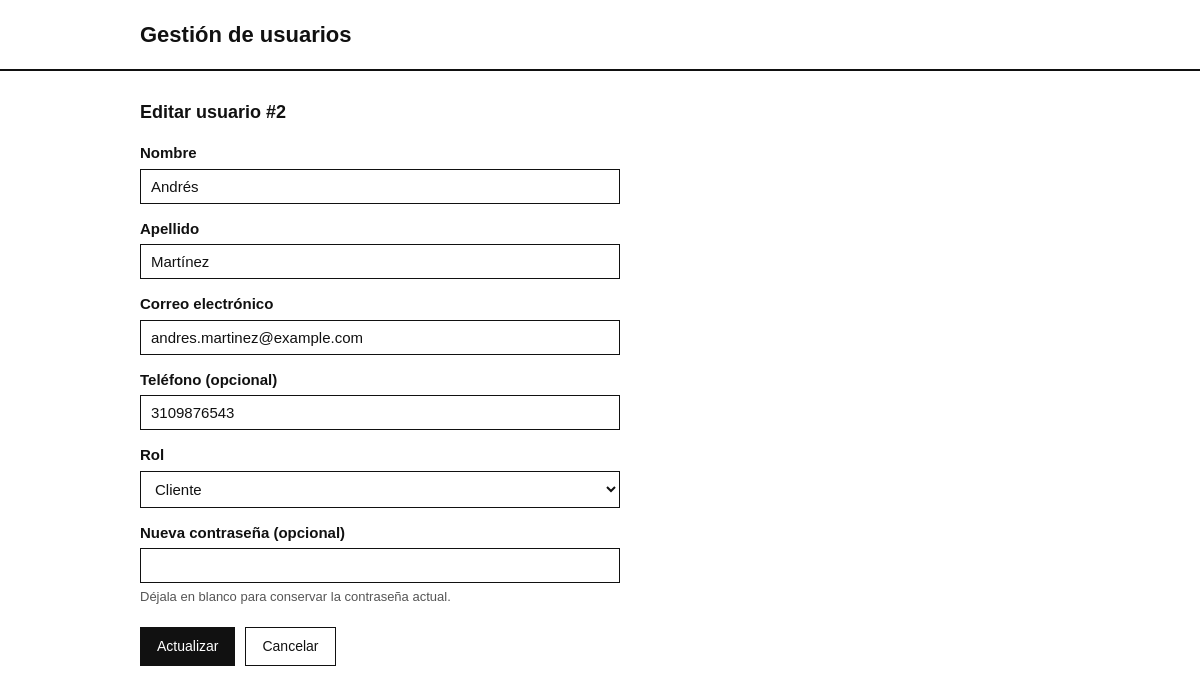
Screenshot of /crud_usuarios/editar.php?id=2 with the database file from the repository.
### tables this page shows
CREATE TABLE IF NOT EXISTS usuarios (
  id_usuario      INT NOT NULL AUTO_INCREMENT,
  nombre          VARCHAR(80)  NOT NULL,
  apellido        VARCHAR(80)  NOT NULL,
  correo          VARCHAR(120) NOT NULL,
  contrasena_hash VARCHAR(255) NOT NULL,
  telefono        VARCHAR(20)  DEFAULT NULL,
  rol             VARCHAR(20)  NOT NULL DEFAULT 'cliente',
  fecha_registro  DATETIME     NOT NULL DEFAULT CURRENT_TIMESTAMP,
  PRIMARY KEY (id_usuario),
  UNIQUE KEY uq_usuarios_correo (correo),
  CONSTRAINT chk_usuarios_rol CHECK (rol IN ('cliente', 'administrador'))
);

### crud_usuarios/editar.php (the view, shortened to what this page needs)
<?php
require __DIR__ . '/includes/conexion.php';
$roles = ['cliente' => 'Cliente', 'administrador' => 'Administrador'];
$id = filter_var($_GET['id'] ?? $_POST['id'] ?? null, FILTER_VALIDATE_INT);
$stmt = $pdo->prepare('SELECT id_usuario, nombre, apellido, correo, telefono, rol FROM usuarios WHERE id_usuario = :id');
$stmt->execute([':id' => $id]);
$usuario = $stmt->fetch();
$datos = [
    'nombre'   => $usuario['nombre'],
    'apellido' => $usuario['apellido'],
    'correo'   => $usuario['correo'],
    'telefono' => $usuario['telefono'] ?? '',
    'rol'      => $usuario['rol'],
];
require __DIR__ . '/includes/header.php';
?>
<h2>Editar usuario #<?= (int) $id ?></h2>
<form class="formulario" method="post" action="editar.php">
    <div class="campo">
        <label for="nombre">Nombre</label>
        <input type="text" id="nombre" name="nombre" maxlength="80" value="<?= htmlspecialchars($datos['nombre']) ?>" required>
    </div>
    <div class="campo">
        <label for="apellido">Apellido</label>
        <input type="text" id="apellido" name="apellido" maxlength="80" value="<?= htmlspecialchars($datos['apellido']) ?>" required>
    </div>
    <div class="campo">
        <label for="correo">Correo electrónico</label>
        <input type="email" id="correo" name="correo" maxlength="120" value="<?= htmlspecialchars($datos['correo']) ?>" required>
    </div>
    <div class="campo">
        <label for="telefono">Teléfono (opcional)</label>
        <input type="text" id="telefono" name="telefono" maxlength="20" value="<?= htmlspecialchars($datos['telefono']) ?>">
    </div>
    <div class="campo">
        <label for="rol">Rol</label>
        <select id="rol" name="rol" required>
            <?php foreach ($roles as $valor => $texto): ?>
                <option value="<?= $valor ?>"<?= $datos['rol'] === $valor ? ' selected' : '' ?>><?= $texto ?></option>
            <?php endforeach; ?>
        </select>
    </div>
    <div class="campo">
        <label for="contrasena">Nueva contraseña (opcional)</label>
        <input type="password" id="contrasena" name="contrasena" minlength="8" maxlength="72" autocomplete="new-password">
        <small class="ayuda">Déjala en blanco para conservar la contraseña actual.</small>
    </div>
    <div class="botones">
        <button type="submit" class="btn">Actualizar</button>
        <a class="btn btn-claro" href="index.php">Cancelar</a>
    </div>
</form>
<?php require __DIR__ . '/includes/footer.php'; ?>

### crud_usuarios/css/style.css (style rules this page uses)
* { box-sizing: border-box; }
body { margin: 0; background: #ffffff; color: #111111; font-family: Arial, Helvetica, sans-serif; font-size: 15px; line-height: 1.5; }
h2 { font-size: 18px; margin: 0 0 16px; }
.btn { display: inline-block; padding: 8px 16px; border: 1px solid #111111; background: #111111; color: #ffffff; text-decoration: none; font-size: 14px; cursor: pointer; }
.btn-claro { background: #ffffff; color: #111111; }
form.formulario { max-width: 480px; }
.campo { margin-bottom: 14px; }
.campo label { display: block; font-weight: 600; margin-bottom: 4px; }
.campo input { width: 100%; padding: 8px 10px; border: 1px solid #111111; background: #ffffff; color: #111111; font-size: 15px; }
.campo select { width: 100%; padding: 8px 10px; border: 1px solid #111111; background: #ffffff; color: #111111; font-size: 15px; }
.ayuda { display: block; margin-top: 4px; color: #555555; font-size: 13px; }
.botones { display: flex; gap: 10px; margin-top: 20px; }

### rows the page displays
usuarios: nombre "Andrés", apellido "Martínez", correo "andres.martinez@example.com", telefono "3109876543", rol "Cliente"

### other values shown
$id "2"
